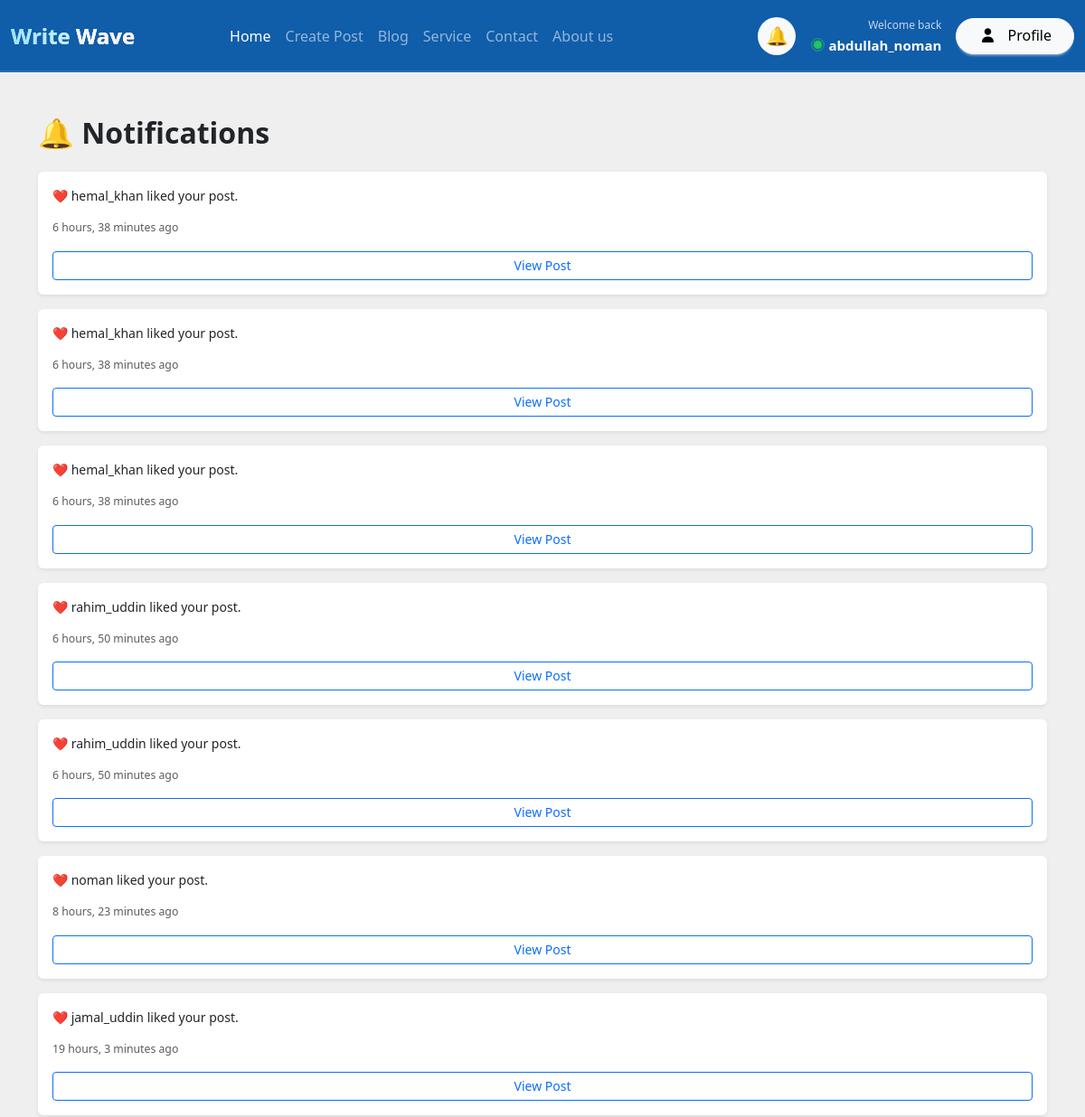
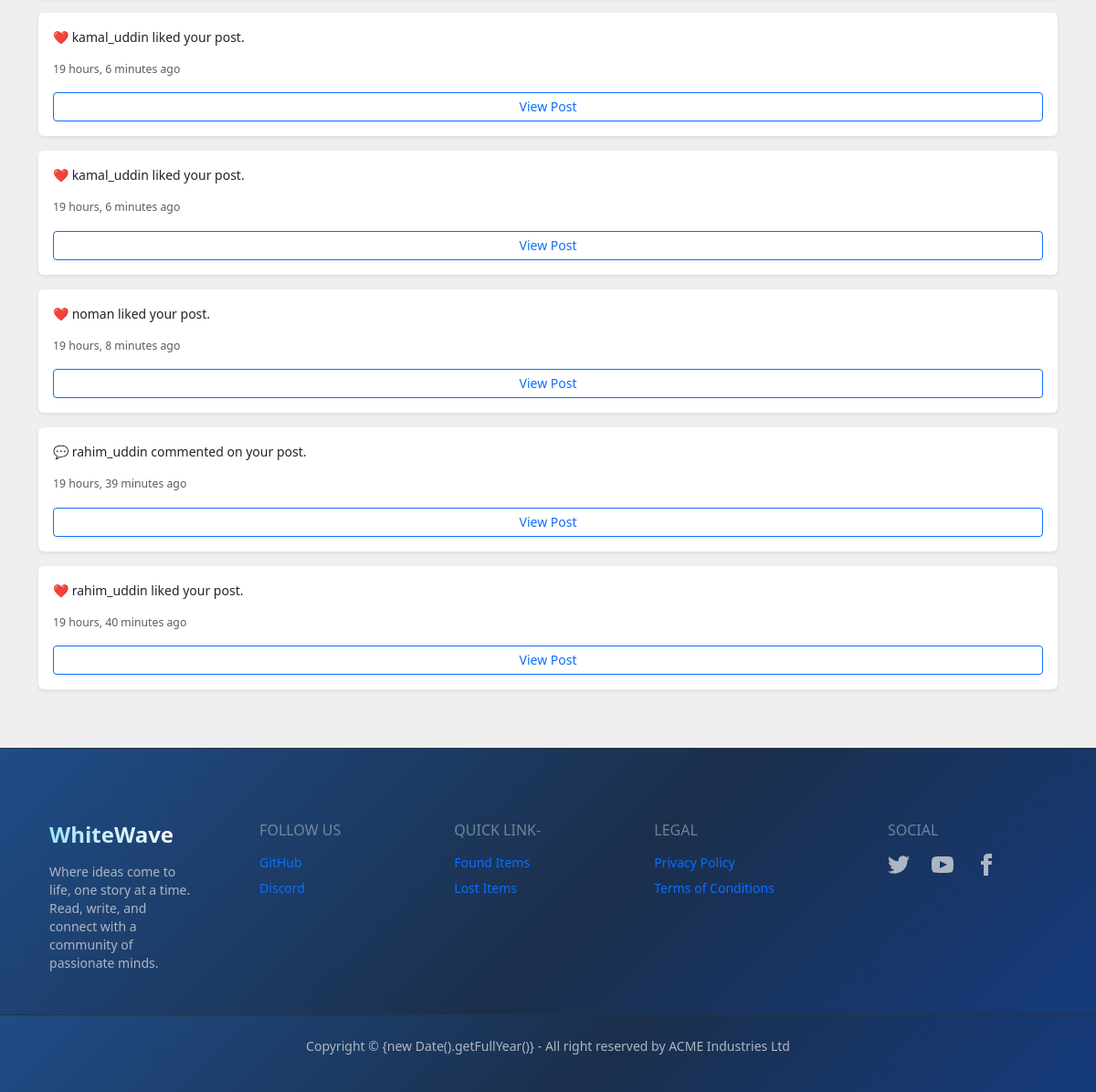
The app's page /posts/notifications/ (signed in) with its own data (2 pictures, top to bottom).
### posts/models.py (models this page shows, shortened)
class Notification(models.Model):
    NOTIFICATION_TYPES = (
        ("like", "Like"),
        ("comment", "Comment"),
    )
    recipient = models.ForeignKey(
        User,
        on_delete=models.CASCADE,
        related_name="notifications"
    )
    sender = models.ForeignKey(
        User,
        on_delete=models.CASCADE,
        related_name="sent_notifications"
    )
    post = models.ForeignKey(
        Post,
        on_delete=models.CASCADE,
        related_name="notifications"
    )
    notification_type = models.CharField(
        max_length=20,
        choices=NOTIFICATION_TYPES
    )
    message = models.CharField(max_length=255)
    is_read = models.BooleanField(default=False)
    created_at = models.DateTimeField(auto_now_add=True)

### posts/views.py (the view)
# urls.py: path('notifications/', views.Notifications, name='notifications'),
@login_required
def Notifications(request):
    notifications = Notification.objects.filter(
        recipient=request.user
    ).order_by("-created_at")
    return render(
        request,
        "posts/notification_post.html",
        {
            "notifications": notifications
        }
    )

### posts/templates/posts/notification_post.html (shortened to what this page needs)
{% extends "base.html" %}
{% block content %}
<div class="container py-5">
    <h2 class="fw-bold mb-4">
        🔔 Notifications
    </h2>
    {% for notification in notifications %}
        <div class="card mb-3 border-0 shadow-sm">
            <div class="card-body">
                {% if notification.notification_type == "like" %}
                    ❤️ {{ notification.message }}
                {% elif notification.notification_type == "comment" %}
                    💬 {{ notification.message }}
                {% endif %}
                <div class="text-muted small mt-2">
                    {{ notification.created_at|timesince }} ago
                </div>
                <a
                    href="{% url 'post_detail' notification.post.pk %}"
                    class="btn btn-sm btn-outline-primary mt-2"
                >
                    View Post
                </a>
            </div>
        </div>
    {% endfor %}
</div>
{% endblock %}

### templates/base.html (shortened to what this page needs)
{% load static %}
<!doctype html>
<html lang="en">
  <head>
    <link
      href="https://cdn.jsdelivr.net/npm/bootstrap@5.3.8/dist/css/bootstrap.min.css"
      rel="stylesheet"
    />
    <link
      rel="stylesheet"
      href="https://cdn.jsdelivr.net/npm/bootstrap-icons@1.11.3/font/bootstrap-icons.min.css"
    />
    <link
      rel="stylesheet"
      href="https://cdnjs.cloudflare.com/ajax/libs/font-awesome/7.0.0/css/all.min.css"
    />
    <link rel="stylesheet" href="{% static 'css/base.css' %}" />
    <link
      href="https://cdn.jsdelivr.net/npm/daisyui@5"
      rel="stylesheet"
      type="text/css"
    />
  </head>
  <body>
    <nav class="navbar navbar-expand-lg navbar-dark fixed-top site-navbar">
      <div class="container-fluid">
        <a class="navbar-brand d-flex align-items-center me-auto gap-2"
          href="{% url 'home' %}">
            <div class="navbar-brand text-white">
                Write <span>Wave</span>
            </div>
        </a>
        <div class="collapse navbar-collapse" id="navbarNav">
          <ul class="navbar-nav mx-auto text-center w-50 w-lg-auto">
            <li class="nav-item">
              <a class="nav-link active" href="{% url 'home' %}"> Home </a>
            </li>
            {% if user.is_authenticated %}
            <li class="nav-item">
              <a class="nav-link" href="{% url 'create_post' %}"> Create Post </a>
            </li>
            {% endif %}
            <li class="nav-item">
              <a class="nav-link" href="{% url 'blog' %}"> Blog</a>
            </li>
            <li class="nav-item">
              <a class="nav-link" href="#"> Service </a>
            </li>
            <li class="nav-item">
              <a class="nav-link" href="#"> Contact </a>
            </li>
            <li class="nav-item">
              <a class="nav-link" href="#"> About us </a>
            </li>
          </ul>
          {% if user.is_authenticated %}
            <a href="{% url 'notifications' %}" class="notification-link d-flex align-items-center position-relative">
                🔔
            </a>
          {% endif %}
          {% if user.is_authenticated %}
          <div class="d-flex align-items-center gap-3 mt-3 mt-lg-0">
              <div class="text-white text-end d-none d-md-block user-info">
                  <small class="welcome-text">
                      Welcome back
                  </small>
                  <div class="username-wrapper">
                      <span class="active-dot"></span>
                      <strong>{{ user.username }}</strong>
                  </div>
              </div>
            <a href="{% url 'profile' %}" class="btn btn-light rounded-pill px-4">
              <i class="fa-solid fa-user me-2"></i>
              Profile
            </a>
          </div>
          {% endif %}
        </div>
      </div>
    </nav>
    {% block content %} {% endblock %}
    <footer
      class="footer sm:footer-horizontal bg-base-300 text-base-content p-10"
    >
      <nav
        class="w-80 sm:w-40 flex flex-col gap-2 justify-center items-center sm:items-start sm:justify-start sm:gap-4 sm:mx-0 mx-auto"
      >
        <h6 class="navbar-brand">WhiteWave</h6>
        <p>
          Where ideas come to life, one story at a time. Read, write, and
          connect with a community of passionate minds.
        </p>
      </nav>
      <nav>
        <h6 class="footer-title">FOLLOW Us</h6>
        <a class="link link-hover text-decoration-none" href="">GitHub</a>
        <a class="link link-hover text-decoration-none" href="">Discord</a>
      </nav>
      <nav>
        <h6 class="footer-title">QUICK LINK-</h6>
        <a class="link link-hover text-decoration-none" href="">Found Items</a>
        <a class="link link-hover text-decoration-none" href="">Lost Items</a>
      </nav>
      <nav>
        <h6 class="footer-title">LEGAL</h6>
        <a class="link link-hover text-decoration-none" href=""
          >Privacy Policy</a
        >
        <a class="link link-hover text-decoration-none" href=""
          >Terms of Conditions</a
        >
      </nav>
      <nav>
        <h6 class="footer-title">Social</h6>
        <div class="grid grid-flow-col gap-4">
          <a>
          </a>
          <a>
          </a>
          <a>
            <svg
              xmlns="http://www.w3.org/2000/svg"
              width="24"
              height="24"
              viewBox="0 0 24 24"
              class="fill-current"
            >
              <path
                d="M9 8h-3v4h3v12h5v-12h3.642l.358-4h-4v-1.667c0-.955.192-1.333 1.115-1.333h2.885v-5h-3.808c-3.596 0-5.192 1.583-5.192 4.615v3.385z"
              ></path>
            </svg>
          </a>
        </div>
      </nav>
    </footer>
    <aside class="footer footer-center p-4 bg-base-300 text-base-content">
      <p>
        Copyright © {new Date().getFullYear()} - All right reserved by ACME
        Industries Ltd
      </p>
    </aside>
    <script src="https://cdn.jsdelivr.net/npm/@tailwindcss/browser@4"></script>
  </body>
</html>

### static/css/base.css (style rules this page uses)
body { background-color: #efeff0; padding-top: 80px; }
.navbar { position: fixed; top: 0; left: 0; width: 100%; height: 80px; z-index: 9999; box-shadow: inset 0 -2px 0 rgba(255, 255, 255, 0.1); background-color: #105daa; }
.navbar-brand { font-size: 1.5rem; font-weight: bold; color: #f5f1f1; background: linear-gradient(to right, #9fe4f7, #fafbfc); -webkit-background-clip: text; -webkit-text-fill-color: transparent; }
.navbar-brand span { font-size: 1.5rem; font-weight: bold; -webkit-text-fill-color: #fcf2f2f5; }
.footer { width: 100%; background: linear-gradient( 135deg, #0b47ad 0%, #113d8a 55%, #1952b3 100% ); color: #a9b1bf; padding: 82px 0 30px; border-top: 1px solid #133f78; }
.footer { width: 100%; background: linear-gradient( 135deg, #1f4c87 0%, #1b2f4c 55%, #153b7d 100% ); color: #aeb6c3; padding: 80px 0 30px; border-top: 1px solid #263344; }
.user-info { line-height: 1.2; }
.welcome-text { display: block; opacity: 0.75; margin-bottom: 5px; font-size: 12px; }
.username-wrapper { display: flex; align-items: center; justify-content: flex-end; gap: 7px; }
.username-wrapper strong { font-size: 15px; font-weight: 600; }
.active-dot { width: 9px; height: 9px; background: #22c55e; border-radius: 50%; display: inline-block; position: relative; box-shadow: 0 0 0 3px rgba(34, 197, 94, 0.15); }
.active-dot::after { content: ""; position: absolute; top: -3px; left: -3px; width: 15px; height: 15px; border-radius: 50%; border: 1px solid rgba(34, 197, 94, 0.5); animation: onlinePulse 1.8s infinite; }
.notification-link { position: relative; width: 42px; height: 42px; display: inline-flex; align-items: center; justify-content: center; border-radius: 50%; color: #344054; background: #f8f9fb; text-decoration: none; font-size: 20px; transition: all 0.25s ease; margin-right: 20px; }

### records on screen
Notification: message "hemal_khan liked your post.", created_at "6 hours, 38 minutes"
Notification: message "hemal_khan liked your post.", created_at "6 hours, 38 minutes"
Notification: message "hemal_khan liked your post.", created_at "6 hours, 38 minutes"
Notification: message "rahim_uddin liked your post.", created_at "6 hours, 50 minutes"
Notification: message "rahim_uddin liked your post.", created_at "6 hours, 50 minutes"
Notification: message "noman liked your post.", created_at "8 hours, 23 minutes"
Notification: message "jamal_uddin liked your post.", created_at "19 hours, 3 minutes"
Notification: message "kamal_uddin liked your post.", created_at "19 hours, 6 minutes"
Notification: message "kamal_uddin liked your post.", created_at "19 hours, 6 minutes"
Notification: message "noman liked your post.", created_at "19 hours, 8 minutes"
Notification: message "rahim_uddin commented on your post.", created_at "19 hours, 39 minutes"
Notification: message "rahim_uddin liked your post.", created_at "19 hours, 40 minutes"

### other values on screen
{{ user.username }} "abdullah_noman"
